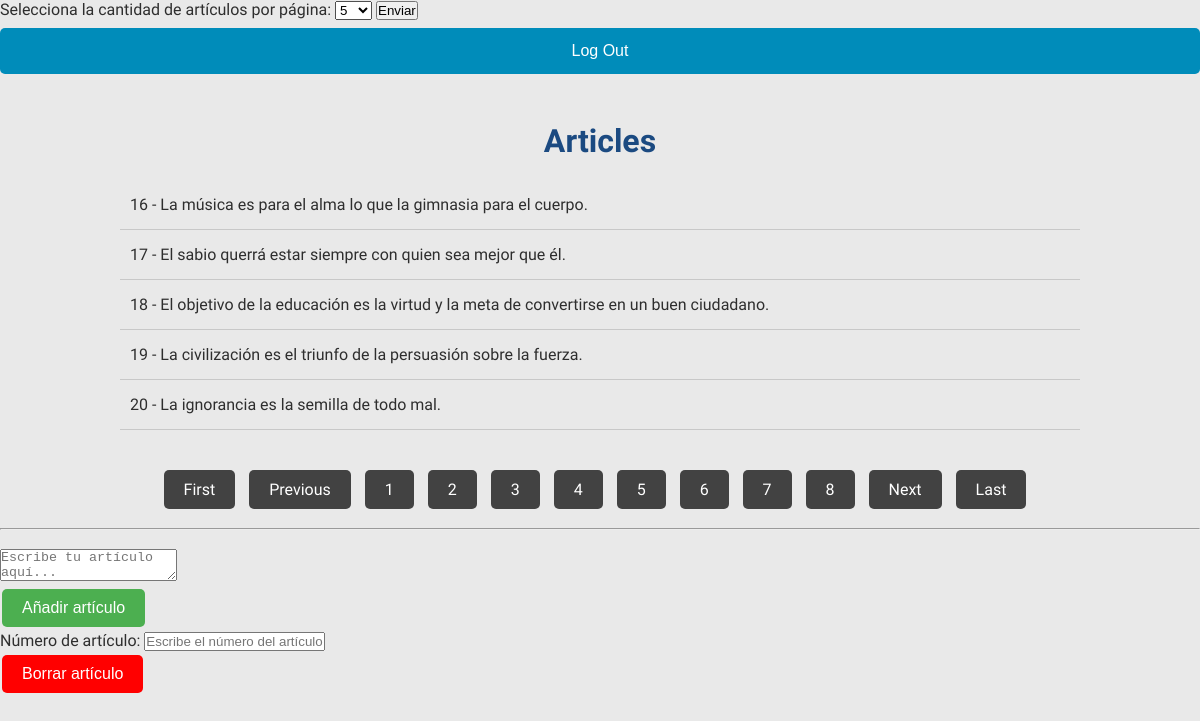
Page /controlador/index_usuario_logged.php?pagina=4 (signed in) on the committed database.
### tables this page shows
CREATE TABLE IF NOT EXISTS `articles` (
  `article_id` int(11) NOT NULL AUTO_INCREMENT,
  `article` text DEFAULT NULL,
  `usuari_id` int(11) DEFAULT NULL,
  PRIMARY KEY (`article_id`),
  KEY `usuari_id` (`usuari_id`)
);

### modelo/Conection.php (called while the page is built, shortened)
<?php
function obtenerTodosArticulos($connexio, $start, $cantidad_articulos_por_pagina){
    $statement = $connexio->prepare("SELECT * FROM articles LIMIT :start, :cantidad");
    $statement->bindParam(':start', $start, PDO::PARAM_INT);
    $statement->bindParam(':cantidad', $cantidad_articulos_por_pagina, PDO::PARAM_INT);
    $statement->execute();
    $resultado = $statement->fetchAll(PDO::FETCH_ASSOC);
    return $resultado;
}
function calcularTotalArticulos($connexio){
    $statement = $connexio->query('SELECT COUNT(*) FROM articles');
    $total_articulos = $statement->fetchColumn();
    return $total_articulos;
}
function calcularTotalPaginas($connexio, $cantidad_articulos_por_pagina){
    $total_articulos = calcularTotalArticulos($connexio);
    $numero_paginas = ceil($total_articulos / $cantidad_articulos_por_pagina);
    return $numero_paginas;
}
?>

### controlador/index_usuario_logged.php (the view, shortened to what this page needs)
<?php
require_once '../modelo/Conection.php';
function mostrarArticulos($connexio, $start, $cantidad_articulos_por_pagina) {
    $resultados = obtenerTodosArticulos($connexio, $start, $cantidad_articulos_por_pagina);
    $listaArticulos = '';
    foreach ($resultados as $articulo) {
        $listaArticulos .= '<li>' . $articulo['article_id'] . ' - ' . $articulo['article'] . '</li>';
    }
    return $listaArticulos;
}
function elegirCantidadArticulosPorPagina() {
    if (isset($_POST['cantidadArticulosPorPagina'])) {
        $cantidad_articulos_por_pagina = $_POST['cantidadArticulosPorPagina'];
    } else {
        $cantidad_articulos_por_pagina = 5;
    }
    return $cantidad_articulos_por_pagina;
}
function obtenerDatosPaginacion($connexio) {
    $cantidad_articulos_por_pagina = elegirCantidadArticulosPorPagina();
    $numero_paginas = calcularTotalPaginas($connexio, $cantidad_articulos_por_pagina);
    return array(
        'cantidad_articulos_por_pagina' => $cantidad_articulos_por_pagina,
        'numero_paginas' => $numero_paginas
    );
}
$pagina_actual = isset($_GET['pagina']) ? (int)$_GET['pagina'] : 1;
$cantidad_articulos_por_pagina = elegirCantidadArticulosPorPagina();
$start = ($pagina_actual - 1) * $cantidad_articulos_por_pagina;
$datos_paginacion = obtenerDatosPaginacion($connexio);
$cantidad_articulos_por_pagina = $datos_paginacion['cantidad_articulos_por_pagina'];
$articulos = mostrarArticulos($connexio, $start, $cantidad_articulos_por_pagina);
include_once '../vista/index_view_usuario_logged.php';
?>

### estilo/Styles.css (style rules this page uses)
* { margin: 0; padding: 0; box-sizing: border-box; }
body { background: #e9e9e9; color: #2e2e2e; font-family: 'Open Sans Condensed', sans-serif; }
.articles ul li { padding: 15px 10px; border-bottom: 1px solid #c8c8c8; }

### rows in the picture
articles: article_id "16", article "La música es para el alma lo que la gimnasia para el cuerpo."
articles: article_id "17", article "El sabio querrá estar siempre con quien sea mejor que él."
articles: article_id "18", article "El objetivo de la educación es la virtud y la meta de convertirse en un buen ciudadano."
articles: article_id "19", article "La civilización es el triunfo de la persuasión sobre la fuerza."
articles: article_id "20", article "La ignorancia es la semilla de todo mal."
